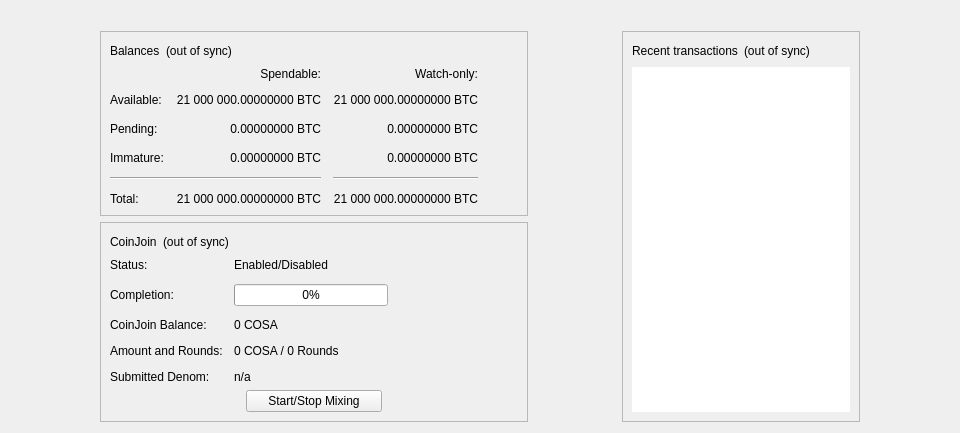
<?xml version="1.0" encoding="UTF-8"?>
<ui version="4.0">
 <class>OverviewPage</class>
 <widget class="QWidget" name="OverviewPage">
  <property name="geometry">
   <rect>
    <x>0</x>
    <y>0</y>
    <width>798</width>
    <height>318</height>
   </rect>
  </property>
  <property name="minimumSize">
   <size>
    <width>960</width>
    <height>0</height>
   </size>
  </property>
  <property name="windowTitle">
   <string>Form</string>
  </property>
  <layout class="QVBoxLayout" name="topLayout">
   <item>
    <widget class="QLabel" name="labelAlerts">
     <property name="visible">
      <bool>false</bool>
     </property>
     <property name="wordWrap">
      <bool>true</bool>
     </property>
     <property name="margin">
      <number>3</number>
     </property>
     <property name="textInteractionFlags">
      <set>Qt::TextSelectableByMouse</set>
     </property>
    </widget>
   </item>
   <item>
    <layout class="QHBoxLayout" name="horizontalLayout" stretch="1,0,1,0,1">
     <item>
      <spacer name="horizontalSpacerLeft">
       <property name="orientation">
        <enum>Qt::Horizontal</enum>
       </property>
       <property name="sizeType">
        <enum>QSizePolicy::Preferred</enum>
       </property>
       <property name="sizeHint" stdset="0">
        <size>
         <width>10</width>
         <height>20</height>
        </size>
       </property>
      </spacer>
     </item>
     <item>
      <layout class="QVBoxLayout" name="verticalLayout_2">
       <item>
        <widget class="QFrame" name="frame">
         <property name="frameShape">
          <enum>QFrame::StyledPanel</enum>
         </property>
         <property name="frameShadow">
          <enum>QFrame::Raised</enum>
         </property>
         <layout class="QVBoxLayout" name="verticalLayout_4">
          <item>
           <layout class="QHBoxLayout" name="horizontalLayout_4">
            <item>
             <widget class="QLabel" name="label_5">
              <property name="text">
               <string>Balances</string>
              </property>
             </widget>
            </item>
            <item>
             <widget class="QLabel" name="labelWalletStatus">
              <property name="toolTip">
               <string>The displayed information may be out of date. Your wallet automatically synchronizes with the Cosanta network after a connection is established, but this process has not completed yet.</string>
              </property>
              <property name="text">
               <string notr="true">(out of sync)</string>
              </property>
              <property name="alignment">
               <set>Qt::AlignLeading|Qt::AlignLeft|Qt::AlignVCenter</set>
              </property>
             </widget>
            </item>
            <item>
             <spacer name="horizontalSpacer_3">
              <property name="orientation">
               <enum>Qt::Horizontal</enum>
              </property>
              <property name="sizeHint" stdset="0">
               <size>
                <width>40</width>
                <height>20</height>
               </size>
              </property>
             </spacer>
            </item>
           </layout>
          </item>
          <item>
           <layout class="QGridLayout" name="gridLayout">
            <property name="spacing">
             <number>12</number>
            </property>
            <item row="2" column="2">
             <widget class="QLabel" name="labelWatchPending">
              <property name="cursor">
               <cursorShape>IBeamCursor</cursorShape>
              </property>
              <property name="toolTip">
               <string>Unconfirmed transactions to watch-only addresses</string>
              </property>
              <property name="text">
               <string notr="true">0.00000000 BTC</string>
              </property>
              <property name="alignment">
               <set>Qt::AlignRight|Qt::AlignTrailing|Qt::AlignVCenter</set>
              </property>
              <property name="textInteractionFlags">
               <set>Qt::LinksAccessibleByMouse|Qt::TextSelectableByKeyboard|Qt::TextSelectableByMouse</set>
              </property>
             </widget>
            </item>
            <item row="2" column="1">
             <widget class="QLabel" name="labelUnconfirmed">
              <property name="cursor">
               <cursorShape>IBeamCursor</cursorShape>
              </property>
              <property name="toolTip">
               <string>Total of transactions that have yet to be confirmed, and do not yet count toward the spendable balance</string>
              </property>
              <property name="text">
               <string notr="true">0.00000000 BTC</string>
              </property>
              <property name="alignment">
               <set>Qt::AlignRight|Qt::AlignTrailing|Qt::AlignVCenter</set>
              </property>
              <property name="textInteractionFlags">
               <set>Qt::LinksAccessibleByMouse|Qt::TextSelectableByKeyboard|Qt::TextSelectableByMouse</set>
              </property>
             </widget>
            </item>
            <item row="3" column="2">
             <widget class="QLabel" name="labelWatchImmature">
              <property name="cursor">
               <cursorShape>IBeamCursor</cursorShape>
              </property>
              <property name="toolTip">
               <string>Mined balance in watch-only addresses that has not yet matured</string>
              </property>
              <property name="text">
               <string notr="true">0.00000000 BTC</string>
              </property>
              <property name="alignment">
               <set>Qt::AlignRight|Qt::AlignTrailing|Qt::AlignVCenter</set>
              </property>
              <property name="textInteractionFlags">
               <set>Qt::LinksAccessibleByMouse|Qt::TextSelectableByKeyboard|Qt::TextSelectableByMouse</set>
              </property>
             </widget>
            </item>
            <item row="4" column="0" colspan="2">
             <widget class="Line" name="lineSpendableBalance">
              <property name="orientation">
               <enum>Qt::Horizontal</enum>
              </property>
             </widget>
            </item>
            <item row="4" column="2">
             <widget class="Line" name="lineWatchBalance">
              <property name="sizePolicy">
               <sizepolicy hsizetype="Preferred" vsizetype="Fixed">
                <horstretch>0</horstretch>
                <verstretch>0</verstretch>
               </sizepolicy>
              </property>
              <property name="minimumSize">
               <size>
                <width>140</width>
                <height>0</height>
               </size>
              </property>
              <property name="orientation">
               <enum>Qt::Horizontal</enum>
              </property>
             </widget>
            </item>
            <item row="5" column="0">
             <widget class="QLabel" name="labelTotalText">
              <property name="text">
               <string>Total:</string>
              </property>
             </widget>
            </item>
            <item row="3" column="1">
             <widget class="QLabel" name="labelImmature">
              <property name="cursor">
               <cursorShape>IBeamCursor</cursorShape>
              </property>
              <property name="toolTip">
               <string>Mined balance that has not yet matured</string>
              </property>
              <property name="text">
               <string notr="true">0.00000000 BTC</string>
              </property>
              <property name="alignment">
               <set>Qt::AlignRight|Qt::AlignTrailing|Qt::AlignVCenter</set>
              </property>
              <property name="textInteractionFlags">
               <set>Qt::LinksAccessibleByMouse|Qt::TextSelectableByKeyboard|Qt::TextSelectableByMouse</set>
              </property>
             </widget>
            </item>
            <item row="2" column="3">
             <spacer name="horizontalSpacer_2">
              <property name="orientation">
               <enum>Qt::Horizontal</enum>
              </property>
              <property name="sizeHint" stdset="0">
               <size>
                <width>40</width>
                <height>20</height>
               </size>
              </property>
             </spacer>
            </item>
            <item row="3" column="0">
             <widget class="QLabel" name="labelImmatureText">
              <property name="text">
               <string>Immature:</string>
              </property>
             </widget>
            </item>
            <item row="5" column="1">
             <widget class="QLabel" name="labelTotal">
              <property name="cursor">
               <cursorShape>IBeamCursor</cursorShape>
              </property>
              <property name="toolTip">
               <string>Your current total balance</string>
              </property>
              <property name="text">
               <string notr="true">21 000 000.00000000 BTC</string>
              </property>
              <property name="alignment">
               <set>Qt::AlignRight|Qt::AlignTrailing|Qt::AlignVCenter</set>
              </property>
              <property name="textInteractionFlags">
               <set>Qt::LinksAccessibleByMouse|Qt::TextSelectableByKeyboard|Qt::TextSelectableByMouse</set>
              </property>
             </widget>
            </item>
            <item row="5" column="2">
             <widget class="QLabel" name="labelWatchTotal">
              <property name="cursor">
               <cursorShape>IBeamCursor</cursorShape>
              </property>
              <property name="toolTip">
               <string>Current total balance in watch-only addresses</string>
              </property>
              <property name="text">
               <string notr="true">21 000 000.00000000 BTC</string>
              </property>
              <property name="alignment">
               <set>Qt::AlignRight|Qt::AlignTrailing|Qt::AlignVCenter</set>
              </property>
              <property name="textInteractionFlags">
               <set>Qt::LinksAccessibleByMouse|Qt::TextSelectableByKeyboard|Qt::TextSelectableByMouse</set>
              </property>
             </widget>
            </item>
            <item row="0" column="2">
             <widget class="QLabel" name="labelWatchonly">
              <property name="text">
               <string>Watch-only:</string>
              </property>
              <property name="alignment">
               <set>Qt::AlignRight|Qt::AlignTrailing|Qt::AlignVCenter</set>
              </property>
             </widget>
            </item>
            <item row="1" column="0">
             <widget class="QLabel" name="labelBalanceText">
              <property name="text">
               <string>Available:</string>
              </property>
             </widget>
            </item>
            <item row="1" column="1">
             <widget class="QLabel" name="labelBalance">
              <property name="cursor">
               <cursorShape>IBeamCursor</cursorShape>
              </property>
              <property name="toolTip">
               <string>Your current spendable balance</string>
              </property>
              <property name="text">
               <string notr="true">21 000 000.00000000 BTC</string>
              </property>
              <property name="alignment">
               <set>Qt::AlignRight|Qt::AlignTrailing|Qt::AlignVCenter</set>
              </property>
              <property name="textInteractionFlags">
               <set>Qt::LinksAccessibleByMouse|Qt::TextSelectableByKeyboard|Qt::TextSelectableByMouse</set>
              </property>
             </widget>
            </item>
            <item row="1" column="2">
             <widget class="QLabel" name="labelWatchAvailable">
              <property name="cursor">
               <cursorShape>IBeamCursor</cursorShape>
              </property>
              <property name="toolTip">
               <string>Your current balance in watch-only addresses</string>
              </property>
              <property name="text">
               <string notr="true">21 000 000.00000000 BTC</string>
              </property>
              <property name="alignment">
               <set>Qt::AlignRight|Qt::AlignTrailing|Qt::AlignVCenter</set>
              </property>
              <property name="textInteractionFlags">
               <set>Qt::LinksAccessibleByMouse|Qt::TextSelectableByKeyboard|Qt::TextSelectableByMouse</set>
              </property>
             </widget>
            </item>
            <item row="2" column="0">
             <widget class="QLabel" name="labelPendingText">
              <property name="text">
               <string>Pending:</string>
              </property>
             </widget>
            </item>
            <item row="0" column="1">
             <widget class="QLabel" name="labelSpendable">
              <property name="text">
               <string>Spendable:</string>
              </property>
              <property name="alignment">
               <set>Qt::AlignRight|Qt::AlignTrailing|Qt::AlignVCenter</set>
              </property>
             </widget>
            </item>
           </layout>
          </item>
         </layout>
        </widget>
       </item>
       <item>
        <widget class="QFrame" name="frameCoinJoin">
         <property name="layoutDirection">
          <enum>Qt::LeftToRight</enum>
         </property>
         <property name="frameShape">
          <enum>QFrame::StyledPanel</enum>
         </property>
         <property name="frameShadow">
          <enum>QFrame::Raised</enum>
         </property>
         <layout class="QVBoxLayout" name="VerticalLayout_PS1">
          <item>
           <layout class="QHBoxLayout" name="horizontalLayout_5">
            <item>
             <widget class="QLabel" name="labelCoinJoinHeader">
              <property name="text">
               <string notr="true">CoinJoin</string>
              </property>
             </widget>
            </item>
            <item>
             <widget class="QLabel" name="labelCoinJoinSyncStatus">
              <property name="toolTip">
               <string>The displayed information may be out of date. Your wallet automatically synchronizes with the Cosanta network after a connection is established, but this process has not completed yet.</string>
              </property>
              <property name="text">
               <string notr="true">(out of sync)</string>
              </property>
              <property name="alignment">
               <set>Qt::AlignLeading|Qt::AlignLeft|Qt::AlignVCenter</set>
              </property>
             </widget>
            </item>
            <item>
             <spacer name="horizontalSpacer_4">
              <property name="orientation">
               <enum>Qt::Horizontal</enum>
              </property>
              <property name="sizeHint" stdset="0">
               <size>
                <width>40</width>
                <height>20</height>
               </size>
              </property>
             </spacer>
            </item>
           </layout>
          </item>
          <item>
           <layout class="QFormLayout" name="coinJoinFormLayout">
            <property name="fieldGrowthPolicy">
             <enum>QFormLayout::AllNonFixedFieldsGrow</enum>
            </property>
            <property name="horizontalSpacing">
             <number>11</number>
            </property>
            <property name="verticalSpacing">
             <number>12</number>
            </property>
            <item row="0" column="0">
             <widget class="QLabel" name="labelCoinJoinEnabledText">
              <property name="text">
               <string>Status:</string>
              </property>
             </widget>
            </item>
            <item row="0" column="1">
             <widget class="QLabel" name="labelCoinJoinEnabled">
              <property name="text">
               <string>Enabled/Disabled</string>
              </property>
             </widget>
            </item>
            <item row="1" column="0">
             <widget class="QLabel" name="labelCompletitionText">
              <property name="text">
               <string>Completion:</string>
              </property>
             </widget>
            </item>
            <item row="1" column="1">
             <widget class="QProgressBar" name="coinJoinProgress">
              <property name="maximumSize">
               <size>
                <width>154</width>
                <height>16777215</height>
               </size>
              </property>
              <property name="value">
               <number>0</number>
              </property>
             </widget>
            </item>
            <item row="2" column="0">
             <widget class="QLabel" name="labelAnonymizedText">
              <property name="text">
               <string notr="true">CoinJoin Balance:</string>
              </property>
             </widget>
            </item>
            <item row="2" column="1">
             <widget class="QLabel" name="labelAnonymized">
              <property name="text">
               <string notr="true">0 COSA</string>
              </property>
             </widget>
            </item>
            <item row="3" column="0">
             <widget class="QLabel" name="labelAmountAndRoundsText">
              <property name="text">
               <string>Amount and Rounds:</string>
              </property>
             </widget>
            </item>
            <item row="3" column="1">
             <widget class="QLabel" name="labelAmountRounds">
              <property name="text">
               <string>0 COSA / 0 Rounds</string>
              </property>
             </widget>
            </item>
            <item row="4" column="0">
             <widget class="QLabel" name="labelSubmittedDenomText">
              <property name="text">
               <string>Submitted Denom:</string>
              </property>
             </widget>
            </item>
            <item row="4" column="1">
             <widget class="QLabel" name="labelSubmittedDenom">
              <property name="toolTip">
               <string>The denominations you submitted to the Masternode.&lt;br&gt;To mix, other users must submit the exact same denominations.</string>
              </property>
              <property name="text">
               <string>n/a</string>
              </property>
              <property name="wordWrap">
               <bool>true</bool>
              </property>
             </widget>
            </item>
           </layout>
          </item>
          <item>
           <layout class="QVBoxLayout" name="VerticalLayout_PS">
            <item>
             <layout class="QHBoxLayout" name="horizontalLayout_3">
              <property name="topMargin">
               <number>0</number>
              </property>
              <item>
               <spacer name="horizontalSpacer_5">
                <property name="orientation">
                 <enum>Qt::Horizontal</enum>
                </property>
                <property name="sizeHint" stdset="0">
                 <size>
                  <width>40</width>
                  <height>20</height>
                 </size>
                </property>
               </spacer>
              </item>
              <item>
               <widget class="QPushButton" name="toggleCoinJoin">
                <property name="sizePolicy">
                 <sizepolicy hsizetype="MinimumExpanding" vsizetype="Fixed">
                  <horstretch>0</horstretch>
                  <verstretch>0</verstretch>
                 </sizepolicy>
                </property>
                <property name="text">
                 <string>Start/Stop Mixing</string>
                </property>
               </widget>
              </item>
              <item>
               <spacer name="horizontalSpacer_6">
                <property name="orientation">
                 <enum>Qt::Horizontal</enum>
                </property>
                <property name="sizeHint" stdset="0">
                 <size>
                  <width>40</width>
                  <height>20</height>
                 </size>
                </property>
               </spacer>
              </item>
             </layout>
            </item>
            <item>
             <spacer name="verticalSpacer_3">
              <property name="orientation">
               <enum>Qt::Vertical</enum>
              </property>
              <property name="sizeHint" stdset="0">
               <size>
                <width>20</width>
                <height>40</height>
               </size>
              </property>
             </spacer>
            </item>
           </layout>
          </item>
         </layout>
        </widget>
       </item>
       <item>
        <spacer name="verticalSpacer">
         <property name="orientation">
          <enum>Qt::Vertical</enum>
         </property>
         <property name="sizeHint" stdset="0">
          <size>
           <width>20</width>
           <height>40</height>
          </size>
         </property>
        </spacer>
       </item>
      </layout>
     </item>
     <item>
      <spacer name="horizontalSpacerCenter">
       <property name="orientation">
        <enum>Qt::Horizontal</enum>
       </property>
       <property name="sizeHint" stdset="0">
        <size>
         <width>10</width>
         <height>20</height>
        </size>
       </property>
      </spacer>
     </item>
     <item>
      <layout class="QVBoxLayout" name="verticalLayout_3">
       <item>
        <widget class="QFrame" name="frame_2">
         <property name="frameShape">
          <enum>QFrame::StyledPanel</enum>
         </property>
         <property name="frameShadow">
          <enum>QFrame::Raised</enum>
         </property>
         <layout class="QVBoxLayout" name="verticalLayout">
          <item>
           <layout class="QHBoxLayout" name="horizontalLayout_2">
            <item>
             <widget class="QLabel" name="label_4">
              <property name="text">
               <string>Recent transactions</string>
              </property>
             </widget>
            </item>
            <item>
             <widget class="QLabel" name="labelTransactionsStatus">
              <property name="toolTip">
               <string>The displayed information may be out of date. Your wallet automatically synchronizes with the Cosanta network after a connection is established, but this process has not completed yet.</string>
              </property>
              <property name="text">
               <string notr="true">(out of sync)</string>
              </property>
              <property name="alignment">
               <set>Qt::AlignLeading|Qt::AlignLeft|Qt::AlignVCenter</set>
              </property>
             </widget>
            </item>
            <item>
             <spacer name="horizontalSpacer">
              <property name="orientation">
               <enum>Qt::Horizontal</enum>
              </property>
              <property name="sizeHint" stdset="0">
               <size>
                <width>40</width>
                <height>20</height>
               </size>
              </property>
             </spacer>
            </item>
           </layout>
          </item>
          <item>
           <widget class="TransactionOverviewWidget" name="listTransactions">
            <property name="frameShape">
             <enum>QFrame::NoFrame</enum>
            </property>
            <property name="verticalScrollBarPolicy">
             <enum>Qt::ScrollBarAlwaysOff</enum>
            </property>
            <property name="horizontalScrollBarPolicy">
             <enum>Qt::ScrollBarAlwaysOff</enum>
            </property>
            <property name="sizeAdjustPolicy">
             <enum>QAbstractScrollArea::AdjustToContents</enum>
            </property>
            <property name="selectionMode">
             <enum>QAbstractItemView::NoSelection</enum>
            </property>
            <property name="uniformItemSizes">
             <bool>true</bool>
            </property>
           </widget>
          </item>
         </layout>
        </widget>
       </item>
      </layout>
     </item>
     <item>
      <spacer name="horizontalSpacerRight">
       <property name="orientation">
        <enum>Qt::Horizontal</enum>
       </property>
       <property name="sizeType">
        <enum>QSizePolicy::Preferred</enum>
       </property>
       <property name="sizeHint" stdset="0">
        <size>
         <width>10</width>
         <height>20</height>
        </size>
       </property>
      </spacer>
     </item>
    </layout>
   </item>
  </layout>
 </widget>
 <customwidgets>
  <customwidget>
   <class>TransactionOverviewWidget</class>
   <extends>QListView</extends>
   <header>qt/transactionoverviewwidget.h</header>
  </customwidget>
 </customwidgets>
 <resources/>
 <connections/>
</ui>
